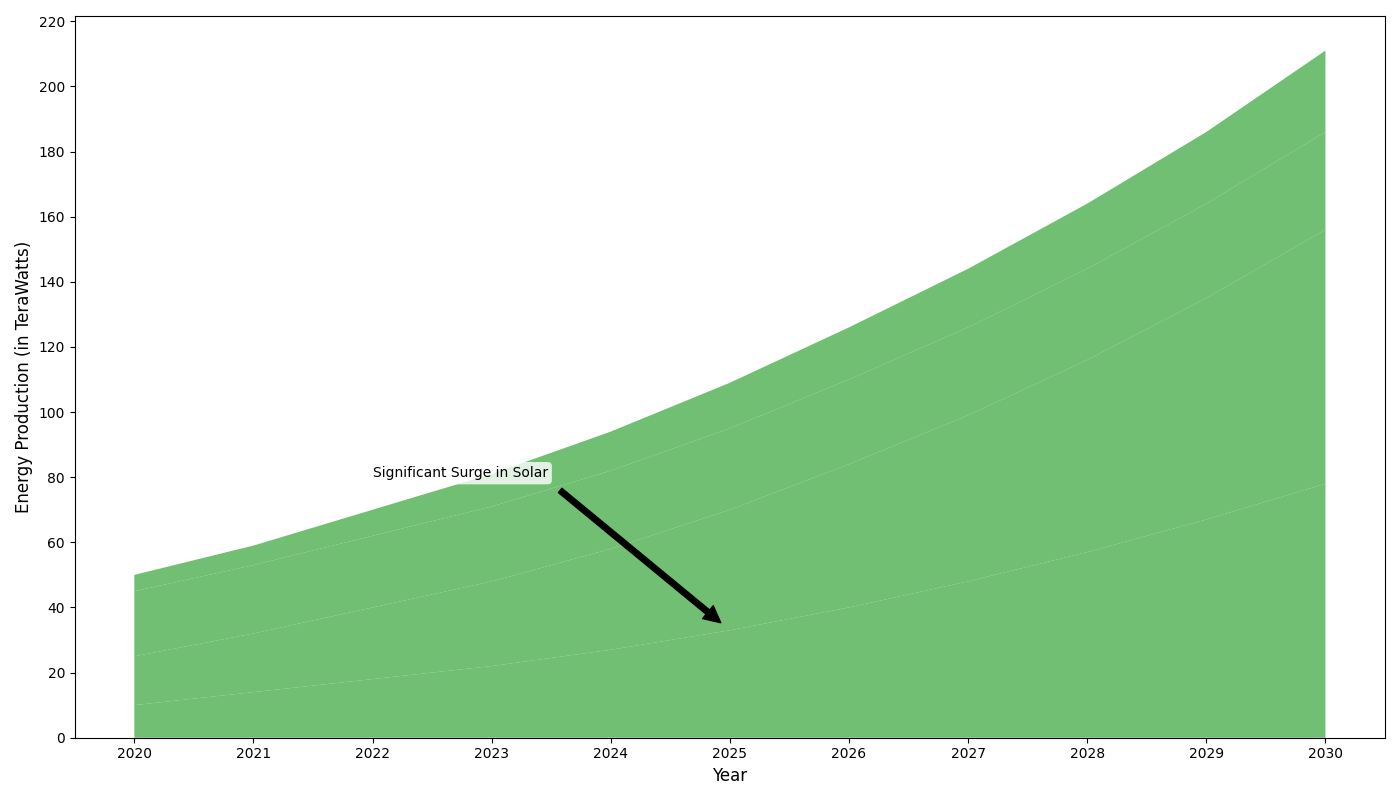

Recreate this plot in Python.
import matplotlib.pyplot as plt
import numpy as np

# Data construction
years = np.arange(2020, 2031)
solar_energy = np.array([10, 14, 18, 22, 27, 33, 40, 48, 57, 67, 78])
wind_energy = np.array([15, 18, 22, 26, 31, 37, 44, 51, 59, 68, 78])
hydro_energy = np.array([20, 21, 22, 23, 24, 25, 26, 27, 28, 29, 30])
geothermal_energy = np.array([5, 6, 8, 10, 12, 14, 16, 18, 20, 22, 25])

# Stacked data array
data = np.vstack([solar_energy, wind_energy, hydro_energy, geothermal_energy])

# Plotting the stacked area chart
fig, ax = plt.subplots(figsize=(14, 8))

# Apply a single color across all data groups
ax.stackplot(years, data, colors=['#4caf50'] * 4, alpha=0.8)

# Adding labels
ax.set_xlabel('Year', fontsize=12)
ax.set_ylabel('Energy Production (in TeraWatts)', fontsize=12)

# Customizing ticks
ax.set_xticks(years)
ax.set_yticks(np.arange(0, 221, 20))

# Adding annotation to highlight significant growth
ax.annotate('Significant Surge in Solar', xy=(2025, 33), xytext=(2022, 80),
            arrowprops=dict(facecolor='black', shrink=0.05), fontsize=10,
            bbox=dict(boxstyle='round,pad=0.3', edgecolor='none', facecolor='white', alpha=0.8))

# Adjust layout to prevent overlapping
plt.tight_layout()

# Display the plot
plt.show()
